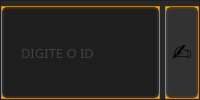
                 <widget class="QFrame" name="frame_16">
                  <property name="styleSheet">
                   <string notr="true">background-color: rgb(40, 40, 40);</string>
                  </property>
                  <property name="frameShape">
                   <enum>QFrame::StyledPanel</enum>
                  </property>
                  <property name="frameShadow">
                   <enum>QFrame::Raised</enum>
                  </property>
                  <layout class="QHBoxLayout" name="horizontalLayout_9">
                   <property name="spacing">
                    <number>5</number>
                   </property>
                   <property name="leftMargin">
                    <number>0</number>
                   </property>
                   <property name="topMargin">
                    <number>5</number>
                   </property>
                   <property name="rightMargin">
                    <number>0</number>
                   </property>
                   <property name="bottomMargin">
                    <number>0</number>
                   </property>
                   <item>
                    <widget class="QFrame" name="frame_21">
                     <property name="styleSheet">
                      <string notr="true">background-color: rgb(255, 170, 0);</string>
                     </property>
                     <property name="frameShape">
                      <enum>QFrame::StyledPanel</enum>
                     </property>
                     <property name="frameShadow">
                      <enum>QFrame::Raised</enum>
                     </property>
                     <layout class="QHBoxLayout" name="horizontalLayout_18">
                      <property name="spacing">
                       <number>0</number>
                      </property>
                      <property name="leftMargin">
                       <number>0</number>
                      </property>
                      <property name="topMargin">
                       <number>0</number>
                      </property>
                      <property name="rightMargin">
                       <number>0</number>
                      </property>
                      <property name="bottomMargin">
                       <number>0</number>
                      </property>
                      <item>
                       <widget class="QLineEdit" name="txt_id">
                        <property name="sizePolicy">
                         <sizepolicy hsizetype="Expanding" vsizetype="Expanding">
                          <horstretch>0</horstretch>
                          <verstretch>0</verstretch>
                         </sizepolicy>
                        </property>
                        <property name="font">
                         <font>
                          <family>Quicksand</family>
                          <pointsize>10</pointsize>
                         </font>
                        </property>
                        <property name="styleSheet">
                         <string notr="true">QLineEdit{
	border: 2px solid rgb(45, 45, 45);
	border-radius: 5px;
	padding: 15px;
	background-color: rgb(30, 30, 30);
	color: rgb(100, 100, 100);
}
QLineEdit:hover{
	border: 2px solid rgb(55, 55, 55);
}
QLineEdit:focus{
	border: 2px solid rgb(255, 207, 0);
	color: rgb(200, 200, 200);
}</string>
                        </property>
                        <property name="maxLength">
                         <number>64</number>
                        </property>
                        <property name="placeholderText">
                         <string>DIGITE O ID</string>
                        </property>
                       </widget>
                      </item>
                     </layout>
                    </widget>
                   </item>
                   <item>
                    <widget class="QFrame" name="frame_22">
                     <property name="minimumSize">
                      <size>
                       <width>0</width>
                       <height>0</height>
                      </size>
                     </property>
                     <property name="maximumSize">
                      <size>
                       <width>70</width>
                       <height>16777215</height>
                      </size>
                     </property>
                     <property name="styleSheet">
                      <string notr="true">background-color: rgb(255, 170, 0);</string>
                     </property>
                     <property name="frameShape">
                      <enum>QFrame::StyledPanel</enum>
                     </property>
                     <property name="frameShadow">
                      <enum>QFrame::Raised</enum>
                     </property>
                     <layout class="QHBoxLayout" name="horizontalLayout_19">
                      <property name="spacing">
                       <number>0</number>
                      </property>
                      <property name="leftMargin">
                       <number>0</number>
                      </property>
                      <property name="topMargin">
                       <number>0</number>
                      </property>
                      <property name="rightMargin">
                       <number>0</number>
                      </property>
                      <property name="bottomMargin">
                       <number>0</number>
                      </property>
                      <item>
                       <widget class="QPushButton" name="btn_copy">
                        <property name="sizePolicy">
                         <sizepolicy hsizetype="Expanding" vsizetype="Expanding">
                          <horstretch>0</horstretch>
                          <verstretch>0</verstretch>
                         </sizepolicy>
                        </property>
                        <property name="font">
                         <font>
                          <pointsize>18</pointsize>
                          <weight>50</weight>
                          <italic>false</italic>
                          <bold>false</bold>
                         </font>
                        </property>
                        <property name="styleSheet">
                         <string notr="true">QPushButton{
	background-color:rgb(50, 50, 50);
	border:2px solid rgb(60, 60, 60);
	border-radius:5px;
	font: 18pt ;
}
QPushButton:hover{
	background-color:rgb(60, 60, 60);
	border: 2px solid rgb(70, 70, 70);
}
QPushButton:pressed{
	background-color:rgb(250, 230, 0);
	border: 2px solid rgb(255, 165, 24);
	color: rgb(35, 35, 35);
}</string>
                        </property>
                        <property name="text">
                         <string>✍</string>
                        </property>
                       </widget>
                      </item>
                     </layout>
                    </widget>
                   </item>
                  </layout>
                 </widget>
